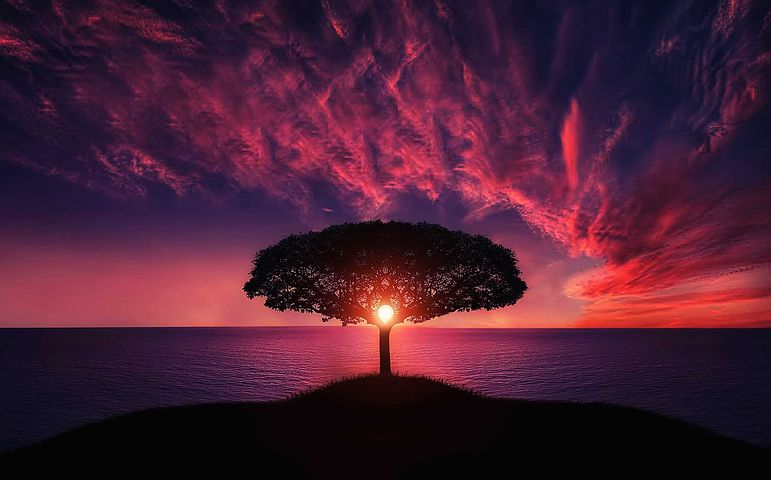
#> input picture Coding/images/scene.jpg, 771 x 480 px, found by its file name
$ python histogram.py
#> lines starting #> are read from the running program, lines starting #| are printed output that depends on the picture; after the words box and inside, x2 and y2 are one past the last pixel; in counts of white or black regions, pixels touching at a corner belong together
import cv2 as cv
import numpy as np
import matplotlib.pyplot as plt

# LOAD THE IMAGE
img = cv.imread("images/scene.jpg")
#> img is the input picture: shape (480, 771, 3); mean B, G, R 51.3, 30.4, 73.7
# cv.imshow("Scene", img)

# BGR TO GRAYSCALE
gray = cv.cvtColor(img, cv.COLOR_BGR2GRAY)
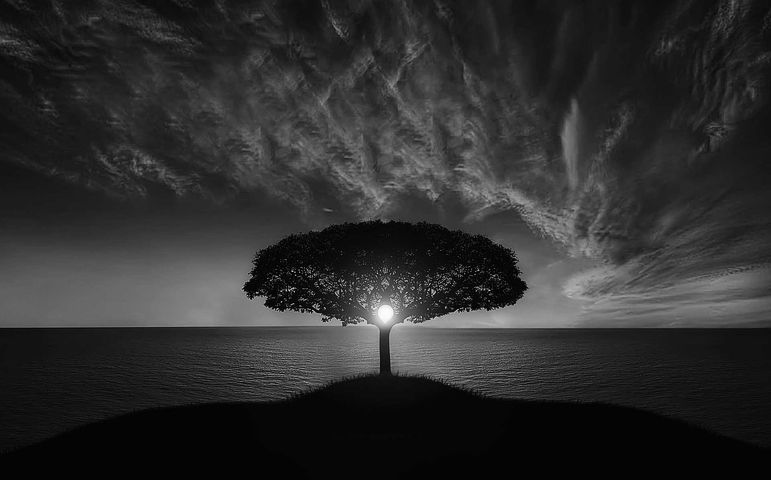
#> gray: shape (480, 771); min 0, max 254, mean 45.7
# [29 lines of commented-out code are left out]

blank = np.zeros(img.shape[:2], dtype='uint8')
mask = cv.circle(blank, (img.shape[1]//2, img.shape[0]//2), 150, 255, -1)
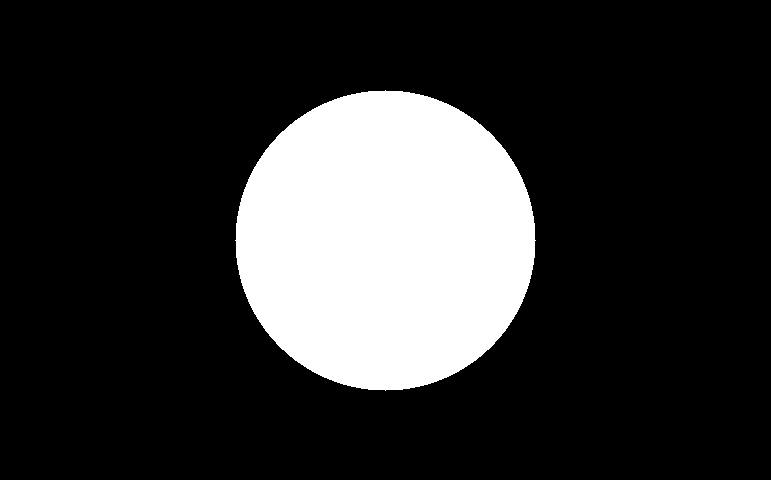
#> blank: shape (480, 771); 19.1% white; 1 white region, box (x1, y1, x2, y2) and area: (235, 90, 536, 391) 70681

color = ('b', 'g', 'r')

plt.figure()
plt.title("Color Histogram")
plt.xlabel("Bins")
plt.ylabel("No. of pixels")

for i,col in enumerate(color):
    print(i, col)
    hist = cv.calcHist([img], [i], mask, [256], [0,256])
    plt.plot(hist, color=col)
    plt.xlim([0, 256])

plt.show()
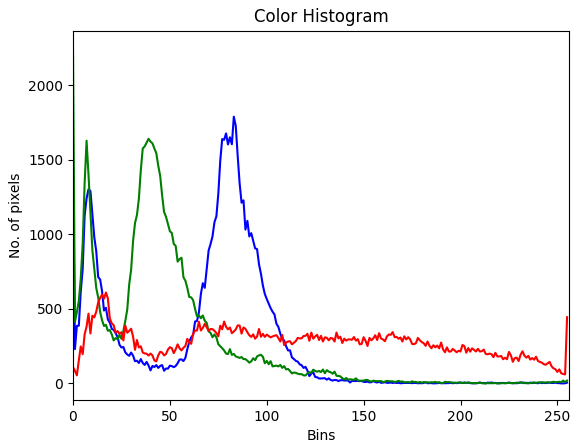
#> figure drawn by matplotlib, 1 panel; curve peaks at x = 83, y = 1789; curve peaks at x = 0, y = 2254; curve peaks at x = 17, y = 610


cv.waitKey(0)

$ run again, with Coding/images/building.jpg copied over Coding/images/scene.jpg
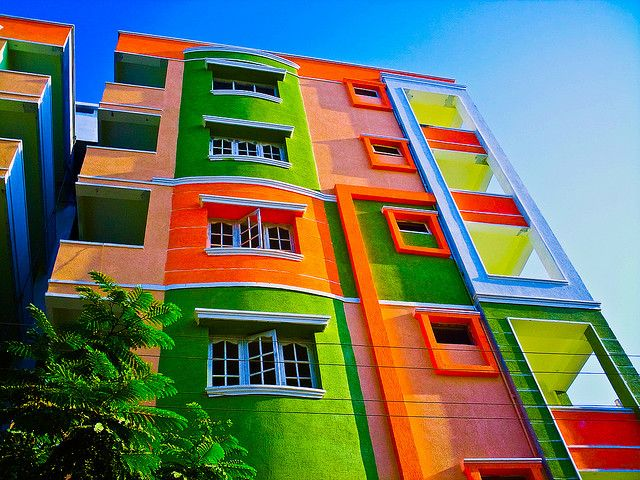
#> input picture Coding/images/building.jpg, 640 x 480 px, found by its file name
#> img is the input picture: shape (480, 640, 3); mean B, G, R 96.4, 116.3, 107.2
#> `mask = cv.circle(blank, (img.shape[1]//2, img.shape[0]//2), 150, 255, ..`:
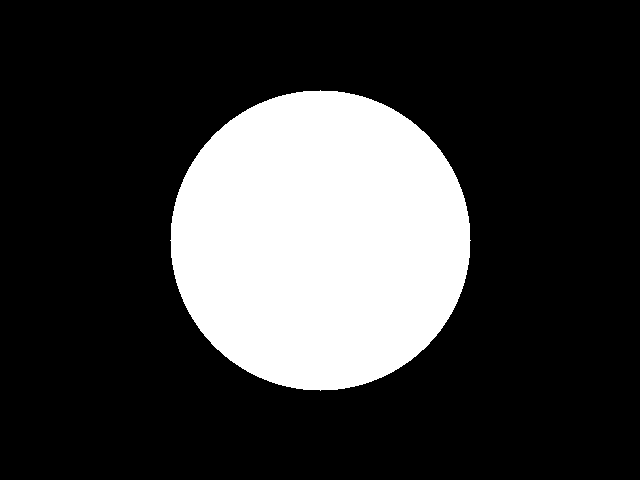
#> blank: shape (480, 640); 23% white; 1 white region, box (x1, y1, x2, y2) and area: (170, 90, 471, 391) 70681
#> `plt.show()`:
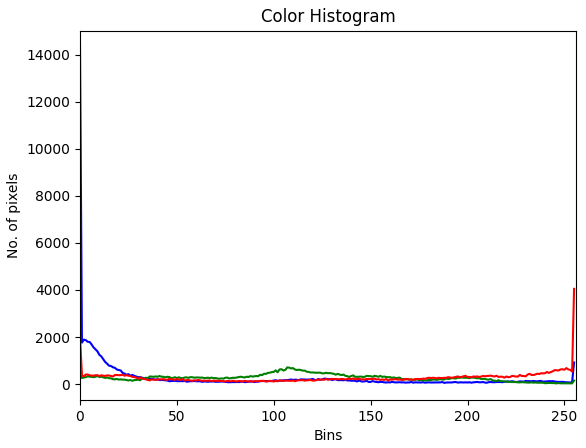
#> figure drawn by matplotlib, 1 panel; curve peaks at x = 0, y = 14311; curve peaks at x = 0, y = 997; curve peaks at x = 255, y = 4047

$ run again, with Coding/images/cat.jpg copied over Coding/images/scene.jpg
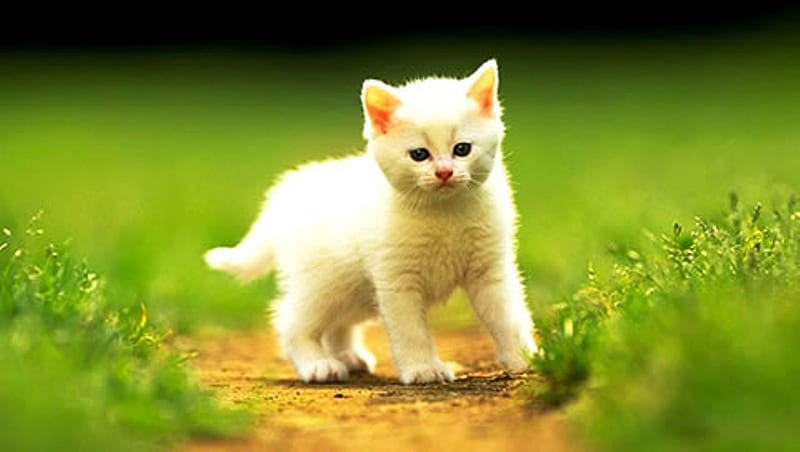
#> input picture Coding/images/cat.jpg, 800 x 452 px, found by its file name
#> img is the input picture: shape (452, 800, 3); mean B, G, R 45.3, 140.6, 129
#> `mask = cv.circle(blank, (img.shape[1]//2, img.shape[0]//2), 150, 255, ..`:
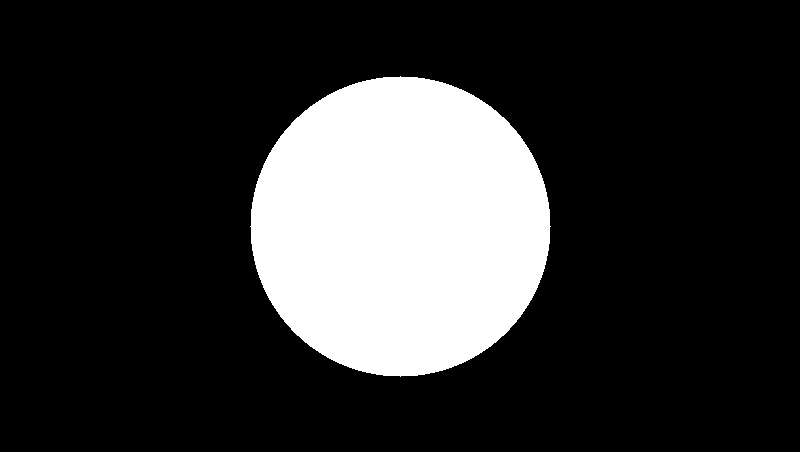
#> blank: shape (452, 800); 19.5% white; 1 white region, box (x1, y1, x2, y2) and area: (250, 76, 551, 377) 70681
#> `plt.show()`:
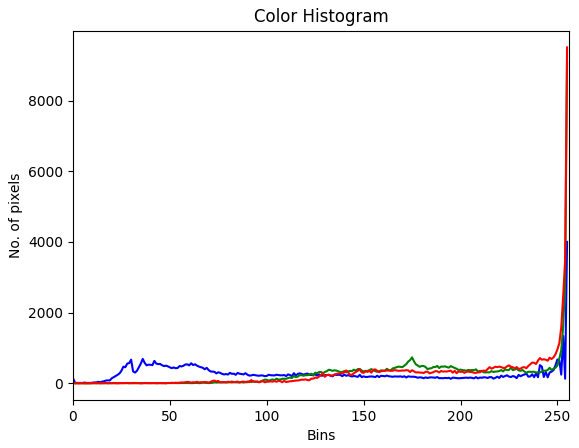
#> figure drawn by matplotlib, 1 panel; curve peaks at x = 255, y = 4002; curve peaks at x = 255, y = 9067; curve peaks at x = 255, y = 9503
